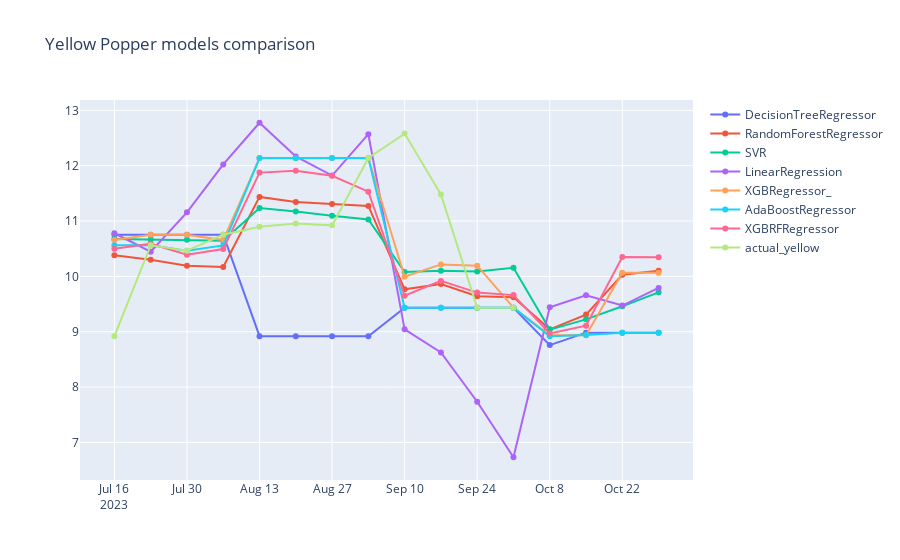

Notebook source saved alongside this figure:
### Code cell
trace1=go.Line(x=df_yellow_outcomes[0].index,y=df_yellow_outcomes[0]["DecisionTreeRegressor"],name="DecisionTreeRegressor")
trace2=go.Line(x=df_yellow_outcomes[0].index,y=df_yellow_outcomes[0]["RandomForestRegressor"],name="RandomForestRegressor")
trace3=go.Line(x=df_yellow_outcomes[0].index,y=df_yellow_outcomes[0]["SVR()"],name="SVR")
trace4=go.Line(x=df_yellow_outcomes[0].index,y=df_yellow_outcomes[0]["LinearRegression"],name="LinearRegression")
trace5=go.Line(x=df_yellow_outcomes[0].index,y=df_yellow_outcomes[0]["XGBRegressor_boo"],name="XGBRegressor_")
trace6=go.Line(x=df_yellow_outcomes[0].index,y=df_yellow_outcomes[0]['AdaBoostRegressor_boo'],name="AdaBoostRegressor")
trace7=go.Line(x=df_yellow_outcomes[0].index,y=df_yellow_outcomes[0]['XGBRFRegressor_boo'],name="XGBRFRegressor")
trace8=go.Line(x=df_yellow[-16:-4].index,y=df_yellow[-20:-4]["price"],name="actual_yellow")
data=[trace1,trace2,trace3,trace4,trace5,trace6,trace7,trace8]

layout=dict(title='Yellow Popper models comparison')
fig=dict(data=data,layout=layout)
iplot(fig,filename="all yellow models comparison")
